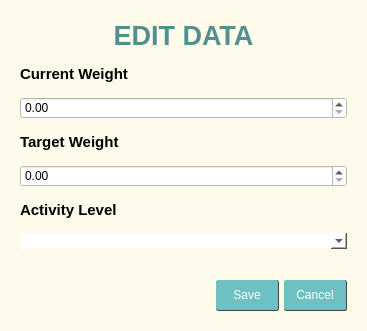
<?xml version="1.0" encoding="UTF-8"?>
<ui version="4.0">
 <class>Form</class>
 <widget class="QWidget" name="Form">
  <property name="geometry">
   <rect>
    <x>0</x>
    <y>0</y>
    <width>367</width>
    <height>331</height>
   </rect>
  </property>
  <property name="windowTitle">
   <string>Form</string>
  </property>
  <property name="styleSheet">
   <string notr="true">background-color: rgb(254,251,234);
</string>
  </property>
  <layout class="QGridLayout" name="gridLayout">
   <property name="leftMargin">
    <number>20</number>
   </property>
   <property name="topMargin">
    <number>20</number>
   </property>
   <property name="rightMargin">
    <number>20</number>
   </property>
   <property name="bottomMargin">
    <number>20</number>
   </property>
   <property name="horizontalSpacing">
    <number>5</number>
   </property>
   <property name="verticalSpacing">
    <number>14</number>
   </property>
   <item row="1" column="0" colspan="2">
    <widget class="QLabel" name="currentweight">
     <property name="font">
      <font>
       <pointsize>11</pointsize>
       <weight>75</weight>
       <bold>true</bold>
      </font>
     </property>
     <property name="text">
      <string>Current Weight</string>
     </property>
    </widget>
   </item>
   <item row="6" column="0" colspan="5">
    <widget class="QComboBox" name="activity">
     <property name="styleSheet">
      <string notr="true">background-color: white;
alternate-background-color: rgb(232, 232, 232);
border: none;</string>
     </property>
    </widget>
   </item>
   <item row="0" column="0" colspan="5">
    <widget class="QLabel" name="editdata">
     <property name="font">
      <font>
       <pointsize>20</pointsize>
       <weight>75</weight>
       <bold>true</bold>
      </font>
     </property>
     <property name="styleSheet">
      <string notr="true">color: rgb(82, 143, 145);</string>
     </property>
     <property name="text">
      <string>EDIT DATA</string>
     </property>
     <property name="alignment">
      <set>Qt::AlignCenter</set>
     </property>
    </widget>
   </item>
   <item row="3" column="0">
    <widget class="QLabel" name="targetweight">
     <property name="font">
      <font>
       <pointsize>11</pointsize>
       <weight>75</weight>
       <bold>true</bold>
      </font>
     </property>
     <property name="text">
      <string>Target Weight</string>
     </property>
    </widget>
   </item>
   <item row="2" column="0" colspan="5">
    <widget class="QDoubleSpinBox" name="currentweight_2">
     <property name="styleSheet">
      <string notr="true">background-color: white;</string>
     </property>
    </widget>
   </item>
   <item row="4" column="0" colspan="5">
    <widget class="QDoubleSpinBox" name="targetweight_2">
     <property name="styleSheet">
      <string notr="true">background-color: white;</string>
     </property>
    </widget>
   </item>
   <item row="5" column="0">
    <widget class="QLabel" name="activitylevel">
     <property name="font">
      <font>
       <pointsize>11</pointsize>
       <weight>75</weight>
       <bold>true</bold>
      </font>
     </property>
     <property name="text">
      <string>Activity Level</string>
     </property>
    </widget>
   </item>
   <item row="7" column="0">
    <spacer name="verticalSpacer">
     <property name="orientation">
      <enum>Qt::Vertical</enum>
     </property>
     <property name="sizeType">
      <enum>QSizePolicy::Expanding</enum>
     </property>
     <property name="sizeHint" stdset="0">
      <size>
       <width>20</width>
       <height>22</height>
      </size>
     </property>
    </spacer>
   </item>
   <item row="8" column="4">
    <widget class="QPushButton" name="cancel">
     <property name="cursor">
      <cursorShape>PointingHandCursor</cursorShape>
     </property>
     <property name="styleSheet">
      <string notr="true">QPushButton {
	background-color: rgb(111, 192, 195);
    color: white;
	padding: 8px 12px;
	border-radius: 2px;
	border-bottom: 0.5px solid #444;
    border-right: 0.5px solid #444;
}
QPushButton:hover {
	background-color: rgb(100, 173, 173);
}

QPushButton:pressed {
    background-color: rgb(80, 135, 135); 
    border-bottom: 0.25px solid #508080;
    border-right: 0.25px solid #508080;
}
</string>
     </property>
     <property name="text">
      <string>Cancel</string>
     </property>
    </widget>
   </item>
   <item row="8" column="3">
    <widget class="QPushButton" name="pushButton">
     <property name="minimumSize">
      <size>
       <width>63</width>
       <height>0</height>
      </size>
     </property>
     <property name="maximumSize">
      <size>
       <width>63</width>
       <height>16777215</height>
      </size>
     </property>
     <property name="cursor">
      <cursorShape>PointingHandCursor</cursorShape>
     </property>
     <property name="styleSheet">
      <string notr="true">QPushButton {
	background-color: rgb(111, 192, 195);
    color: white;
	padding: 8px 12px;
	border-radius: 2px;
	border-bottom: 0.5px solid #444;
    border-right: 0.5px solid #444;
}
QPushButton:hover {
	background-color: rgb(100, 173, 173);
}

QPushButton:pressed {
    background-color: rgb(80, 135, 135); 
    border-bottom: 0.25px solid #508080;
    border-right: 0.25px solid #508080;
}
</string>
     </property>
     <property name="text">
      <string>Save</string>
     </property>
    </widget>
   </item>
  </layout>
 </widget>
 <resources/>
 <connections/>
</ui>
